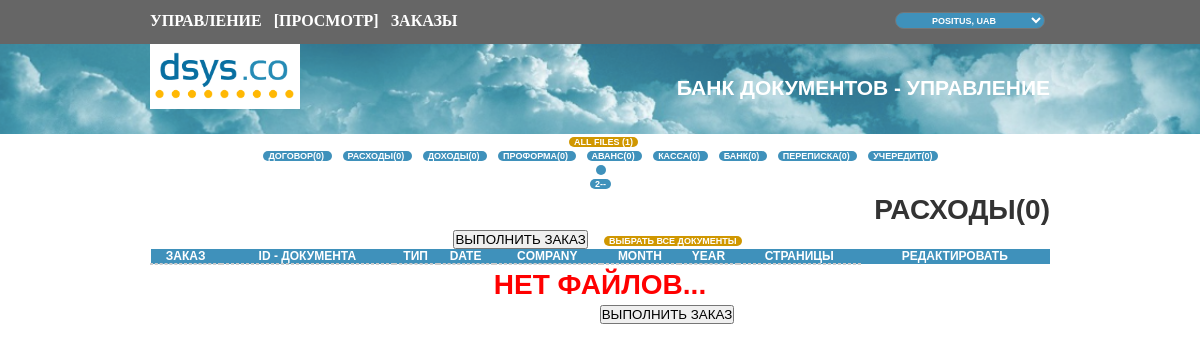
Page /public_html/private/01_preview/01_preview.php?name==2 on the committed database.
### tables this page shows
CREATE TABLE `pages` (
  `id` int(11) NOT NULL,
  `name` varchar(160) NOT NULL,
  `url` varchar(160) NOT NULL
);

### public_html/private/00_db_fns.php (called while the page is built, shortened)
<?php
$user_forma = 'POSITUS, UAB';
function db_connect()
{
    $host = 'localhost';
    $user = 'lva04ykg_dsys';
    $pswd = '2165050ff';
    $db = 'lva04ykg_dsys';
    $connection = mysql_connect($host, $user, $pswd);
    return $connection;
}
function db_result_to_array($result)
{
    $res_array = array();
    $count = 0;
    while($row = @mysql_fetch_array($result))
    {
        $res_array[$count] = $row;
        $count++;
    }
    return $res_array;
}
function get_menu()
{
    $query = "SELECT * FROM pages";
    $result = mysql_query($query);
    $result = db_result_to_array($result);
    return $result;
}
function returnMenuName($get)
{
    $query = "SELECT name FROM pages WHERE url = '$get' ";
    $result = mysql_query($query);
    $result = db_result_to_array($result);
    return $result[0]['name'];
}
function orderby($get)
{
    $query = "
    SELECT idlib
    FROM photos
   	WHERE photos.file2type $get
   	GROUP BY idlib;
     ";
    $result = mysql_query($query);
    $result = db_result_to_array($result);
    return $result;
}
function countByTypeGet($get)
{
    $query = "SELECT * FROM photos
	WHERE photos.file2type = '$get'";
    $result = mysql_query($query);
    $result = db_result_to_array($result);
	$out1 = count($result);
	return $out1;
}
function countByTypeAll()
{
    $query = "SELECT * FROM photos
	";
    $result = mysql_query($query);
    $result = db_result_to_array($result);
	$out1 = count($result);
	return $out1;
}
function resultArrayListMonth()
{
    db_connect(); $query = "SELECT php3month FROM photos GROUP BY php3month";
    $result = mysql_query($query); $result = db_result_to_array($result); return $result;
}
function resultArrayListCompany()
{
    db_connect(); $query = "SELECT file3company FROM photos GROUP BY file3company";
    $result = mysql_query($query); $result = db_result_to_array($result); return $result;
}
?>

### public_html/private/01_preview/01_preview.php (the view, shortened to what this page needs)
<?php
include('../00_db_fns.php');
?>
<!DOCTYPE HTML>
<html>
<head>
<link rel="stylesheet" type="text/css" href="../template_modal/shadowbox.css">
<link rel="stylesheet" type="text/css" href="../css.css">
</head>
<body>
<div id="line1"  >
<div id="line1a">
<a id="all" class="basic" href="../01_admin/01_admin.php?name=%3E0">УПРАВЛЕНИЕ</a>
<a id="all" class="basic" href="../01_preview/01_preview.php?name=%3E0">[ПРОСМОТР]</a>
<a id="all" class="basic" href="../01_zakazi/01_zakazi.php">ЗАКАЗЫ</a>
<select id="all3" style="float: right;" ><option> <? echo $user_forma; ?> </option></select>
</div>
</div>
<div id="line2">
<div id="line2a">
<h2>БАНК ДОКУМЕНТОВ - УПРАВЛЕНИЕ</h2>
<div id="line2aa">
</div>
</div>
</div>
<table width="899" border="0" cellspacing="0" cellpadding="0"><tr><td id="tablehader2">
<a id="all2" class="all2" href="01_admin.php?name=>0" target="_self">ALL FILES <? echo '(' . countByTypeAll() . ')'; ?></a>
</td></tr></table>
<table width="899" border="0" cellspacing="0" cellpadding="0"><tr><td id="tablehader2">
<? $menu = get_menu(); ?><? foreach ($menu as $item): ?><a id="all4" href=01_admin.php?name==<? echo $item['url'];?>><? $typeNum = $item['url']; $typeCount = countByTypeGet($typeNum); echo $item['name'] . '(' . $typeCount . ')';?> </a><? endforeach; ?>
</td></tr></table>
<table width="899" border="0" cellspacing="0" cellpadding="0" id='capital'><tr><td id="tablehader2">
<? $menu = resultArrayListCompany();
foreach ($menu as $item):  ?>
<a id="all4" href=01_admin.php?month=<?echo $item[0];?>><?echo $item[0];?>
 </a><? endforeach; ?>
</td></tr></table>
<table width="899" border="0" cellspacing="0" cellpadding="0" ><tr><td id="tablehader2">
<? $menu = resultArrayListMonth();
foreach ($menu as $item):  ?>
<a id="all4" href=01_admin.php?month=<?echo $item[0];?>><?echo $item[0];?>
 </a><? endforeach; ?>
</td></tr></table>
<div id="line3a">
<h1>
<?
$input = $_GET["name"];
if ($input == '>0') {
	$countAll = countByTypeAll();
	echo "ВСЕ ДОКУМЕНТЫ" . '(' . $countAll . ')' ;
}
else {
	$in = substr($input, 1);
	$countGet = countByTypeGet($in);
	$name = returnMenuName($in);
	echo $name . '(' . $countGet . ')';;
}
?>
</h1>
</div>
<div>
<form method="post" name='form3' action="../00_zakaz_vipolnitj.php">
<input name="save" type="submit" value="ВЫПОЛНИТЬ ЗАКАЗ" action="refresh" onclick="myFunction()" />
<a id="all2" class="all2" onclick="javascript:checkAll('form3', true);" href="javascript:void();">ВЫБРАТЬ ВСЕ ДОКУМЕНТЫ</a>
<?
echo "<table>";
echo "<tr id=\"tablehader\" class=\"one\"> ";
echo "<td id=\"tablehader\" >"; echo "ЗАКАЗ"; echo "</td>";
echo "<td id=\"tablehader\" >"; echo "ID - ДОКУМЕНТА"; echo "</td>";
echo "<td id=\"tablehader\" >"; echo "ТИП <br>"; echo "</td>";
echo "<td id=\"tablehader\" >"; echo "DATE <br>"; echo "</td>";
echo "<td id=\"tablehader\" >"; echo "COMPANY <br>"; echo "</td>";
echo "<td id=\"tablehader\" >"; echo "MONTH <br>"; echo "</td>";
echo "<td id=\"tablehader\" >"; echo "YEAR <br>"; echo "</td>";
echo "<td id=\"tablehader\" >"; echo "СТРАНИЦЫ"; echo "</td>";
echo "<td id=\"tablehader\" >"; echo "РЕДАКТИРОВАТЬ"; echo "</td>";
echo "</tr>";
echo '<pre>';
	$menu = orderby($input);
echo '<pre>';
foreach ($menu as $item) {
	$documents = $item[0];
	$date = nametocase($documents, 1);
	$company = nametocase($documents, 2);
	$month = nametocase($documents, 3);
	$year = nametocase($documents, 4);
	$type0 = nametocase($documents, 5);
	$type = typename($type0);
    echo "<tr>";
    echo "<td id=\"tabletext\">"; echo "<input name=\"idIn[]\" type=\"checkbox\" value=\""; echo $documents; echo "\">";  echo "</td>";
    echo "<td id=\"tabletext\">"; echo $documents; echo "</td>";
    echo "<td id=\"tabletext\">"; echo $type; echo "</td>";
    echo "<td id=\"tabletext\">"; echo $date; echo "</td>";
    echo "<td id=\"tabletext\">"; echo $company; echo "</td>";
    echo "<td id=\"tabletext\">"; echo $month; echo "</td>";
    echo "<td id=\"tabletext\">"; echo $year; echo "</td>";
    echo "<td id=\"tabletext\">";
    $memo = orderbycount($documents);
    echo $memo; echo "</td>";
	echo "<td id=\"tabletext\">";
		echo "<a id=\"button2\" rel=\"shadowbox[Mixed]\" href=\"../01_img.php";
		echo "?idDoc=";
		echo $documents;
		echo "\" target=\"_blank\">просмотр</a>";
	echo "</tr>";
}
	echo "<tr>";
    echo "<td id=\"tabletext\">"; echo ""; echo "</td>";
    echo "<td id=\"tabletext\">"; echo ""; echo "</td>"; $var1 = @$item['idDoc'];  @$memo2 = count($memo);
    echo "<td id=\"tabletext\">"; echo ""; echo "</td>";
    echo "<td id=\"tabletext\">"; echo ''; echo "</td>";
    echo "<td id=\"tabletext\">"; echo ''; echo "</td>";
    echo "<td id=\"tabletext\">"; echo ''; echo "</td>";
    echo "<td id=\"tabletext\">"; echo ''; echo "</td>";
	echo "<td id=\"tabletext\">";
	echo "</td>";
	echo "</tr>";
echo "</table>";
if (!$menu) {
echo '<div id=\'line3a\' ><h1 id=\'red\'>НЕТ ФАЙЛОВ... </h1></div>';
}
?>
<a id="all" class="basic" href="00_new_record.php" target="_self">[NEW RECORD]</a>
</div>
<input name="save" type="submit" value="ВЫПОЛНИТЬ ЗАКАЗ" action="refresh" onclick="myFunction()" />
</body>
</html>

### public_html/private/css.css (style rules this page uses)
body { color: rgb(60, 60, 60); background-color: #FFF; text-align: center; }
pre { color: #fc3030; }
body { padding: 0px 0px 0px 0px; margin: 0px 0px 0px 0px; width: 100%; height: 100%; }
#line1 { -webkit-background-clip: border-box; -webkit-background-origin: padding-box; -webkit-background-size: auto; background-attachment: scroll; background-clip: border-box; background-color: #666; background-image: none; background-origin: padding-box; background-size: auto; color: rgb(0, 0, 0); display: block; font-family: 'Trebuchet MS', Verdana, Arial, Helvetica, sans-serif; font-size: 14px; height: 44px; image-rendering: -webkit-crisp-edges; left: 0px; line-height: 18px; position: fixed; text-align: left; top: 0px; width: 100%; z-index: 5; }
#line1a { text-align:left; font-family: 'SEB Basic Web', 'Arial Narrow', 'Trebuchet MS', Verdana, Arial, Helvetica, sans-serif; font-size: 14px; height: 44px; line-height: 18px; margin-bottom: 0px; margin-left: auto; margin-right: auto; margin-top: 5px; max-width: 900px; padding-bottom: 0px; padding-top: 7px; }
#line2 { margin-top:44px; background:#0C6; color: rgb(0, 0, 0); font-size: 14px; height: 90px; left: 0px; line-height: 18px; right: 0px; text-align: center; top: 0px; width: 100%; background-image:url(sky.png); background-size:100%; }
#line2a { color: rgb(0, 0, 0); display: block; font-family: 'SEB Basic Web', 'Arial Narrow', 'Trebuchet MS', Verdana, Arial, Helvetica, sans-serif; font-size: 14px; height: 90px; image-rendering: -webkit-crisp-edges; line-height: 18px; margin-bottom: 0px; margin-left: auto; margin-right: auto; margin-top: 0px; max-width: 900px; padding-bottom: 0px; padding-left: 20px; padding-right: 20px; padding-top: 0px; text-align: left; width: 1180px; }
#line2aa { width:150px; height:65px; padding: 0 0 0 0; margin: 0 0 0 0; background-color:#FFF; background-image:url(logo.png); background-size:100%; }
h2 { color:#FFF; padding: 0 0 0 0; margin: 0 0 0 0; float: right; padding-top: 35px; }
a { color: rgb(255, 255, 255); font-family:Verdana, Geneva, sans-serif; font-size: 14px; font-weight: 200; text-decoration:none; }
a.basic { color: rgb(255, 255, 255); font-family:Calibri; font-size: 16px; height: 18px; font-weight: 600; text-decoration: none; font-weight: 600; float: left; }
#all { margin-right: 12px; }
#all2 { margin-left: 12px; color:#FFF; font-size:9px; background-color: #d09700; padding-top: 0px; padding-right: 5px; padding-button: 10px; padding-left: 5px; margin-right: 5px; border-radius: 10px; width: 60px; height: 17px; text-align:center; font-weight:600; }
#all3 { margin-left: 12px; color:#FFF; font-size:9px; background-color: #3f91bb; padding-top: 0px; padding-right: 5px; padding-button: 10px; padding-left: 5px; margin-right: 5px; border-radius: 10px; width: 150px; height: 17px; text-align:center; font-weight:600; }
#all4 { margin-left: 6px; color:#FFF; font-size:9px; background-color: #3f91bb; padding-top: 0px; padding-right: 5px; padding-button: 10px; padding-left: 5px; margin-right: 5px; border-radius: 10px; width: 60px; height: 17px; text-align:center; font-weight:600; }
#line3a { color: rgb(0, 0, 0); display: block; font-family: 'SEB Basic Web', 'Arial Narrow', 'Trebuchet MS', Verdana, Arial, Helvetica, sans-serif; font-size: 14px; height: 9; image-rendering: -webkit-crisp-edges; line-height: 0px; margin-bottom: 0px; margin-left: auto; margin-right: auto; margin-top: 0px; max-width: 900px; padding-left: 20px; padding-right: 20px; padding-top: 0px; text-align: left; width: 1180px; text-align: center; }
#red { color: red; text-align: center; }
#capital { text-transform: uppercase; }
h1 { padding: 0 0 0 0; margin: 20px 0 20px 0; width: 900px; color:#333; font-weight:600; text-align: right; }
td { border-style: dashed; border-width: thin; border-color:#CCC; text-align: center; }
table { margin: auto auto auto auto; width: 900px; border-collapse: collapse; font-family:Verdana, Geneva, sans-serif; font-size: 12px; font-weight: 0; text-decoration:none; text-align: center; }
#tablehader { background-color:#3f91bb; font-weight: 600; color:#FFF; border: 0px; }
#tablehader2 { background-color:#ffffff; font-weight: 600; color: #ffffff; border: 0px; }
#tabletext { background-color:#fafdff; color:# 333; }
* { margin:0;padding:0; }
html, body { height: 100%; }
body:before { content:""; height:100%; float:left; width:0; margin-top:-32767px; }

### rows in the picture
pages: name "ДОГОВОР", typeCount "0"
pages: name "РАСХОДЫ", typeCount "0"
pages: name "ДОХОДЫ", typeCount "0"
pages: name "ПРОФОРМА", typeCount "0"
pages: name "АВАНС", typeCount "0"
pages: name "КАССА", typeCount "0"
pages: name "БАНК", typeCount "0"
pages: name "ПЕРЕПИСКА", typeCount "0"
pages: name "УЧЕРЕДИТ", typeCount "0"

### other values in the picture
countByTypeAll() "1"
$item[0] "2--"
$countGet "0"
form field value "POSITUS, UAB"
